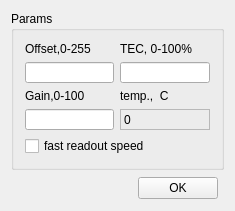
<?xml version="1.0" encoding="UTF-8"?>
<ui version="4.0">
 <class>cam_ui_qhy8lClass</class>
 <widget class="QWidget" name="cam_ui_qhy8lClass">
  <property name="geometry">
   <rect>
    <x>0</x>
    <y>0</y>
    <width>235</width>
    <height>211</height>
   </rect>
  </property>
  <property name="minimumSize">
   <size>
    <width>210</width>
    <height>211</height>
   </size>
  </property>
  <property name="maximumSize">
   <size>
    <width>270</width>
    <height>240</height>
   </size>
  </property>
  <property name="windowTitle">
   <string>cam_ui_qhy8l</string>
  </property>
  <layout class="QGridLayout" name="gridLayout">
   <item row="0" column="0" rowspan="2" colspan="3">
    <widget class="QGroupBox" name="ParamsGroupBox">
     <property name="sizePolicy">
      <sizepolicy hsizetype="MinimumExpanding" vsizetype="Preferred">
       <horstretch>0</horstretch>
       <verstretch>0</verstretch>
      </sizepolicy>
     </property>
     <property name="title">
      <string>Params</string>
     </property>
     <layout class="QGridLayout" name="gridLayout_2">
      <item row="0" column="0">
       <widget class="QLabel" name="label_2">
        <property name="text">
         <string>Offset,0-255</string>
        </property>
       </widget>
      </item>
      <item row="0" column="2">
       <widget class="QLabel" name="label_4">
        <property name="text">
         <string>TEC, 0-100%</string>
        </property>
       </widget>
      </item>
      <item row="1" column="0" colspan="2">
       <widget class="QLineEdit" name="OffsetEdit"/>
      </item>
      <item row="2" column="0">
       <widget class="QLabel" name="label_3">
        <property name="text">
         <string>Gain,0-100</string>
        </property>
       </widget>
      </item>
      <item row="3" column="0" colspan="2">
       <widget class="QLineEdit" name="GainEdit"/>
      </item>
      <item row="5" column="0">
       <spacer name="verticalSpacer">
        <property name="orientation">
         <enum>Qt::Vertical</enum>
        </property>
        <property name="sizeHint" stdset="0">
         <size>
          <width>20</width>
          <height>40</height>
         </size>
        </property>
       </spacer>
      </item>
      <item row="1" column="2">
       <widget class="QLineEdit" name="lineEdit_TEC"/>
      </item>
      <item row="2" column="2">
       <widget class="QLabel" name="label_5">
        <property name="text">
         <string>temp.,  C</string>
        </property>
       </widget>
      </item>
      <item row="3" column="2">
       <widget class="QLabel" name="label_Temperature">
        <property name="frameShape">
         <enum>QFrame::StyledPanel</enum>
        </property>
        <property name="frameShadow">
         <enum>QFrame::Sunken</enum>
        </property>
        <property name="text">
         <string>0</string>
        </property>
       </widget>
      </item>
      <item row="4" column="0" colspan="3">
       <widget class="QCheckBox" name="checkBox_FastSpeed">
        <property name="text">
         <string>fast readout speed</string>
        </property>
       </widget>
      </item>
     </layout>
    </widget>
   </item>
   <item row="2" column="0">
    <spacer name="horizontalSpacer">
     <property name="orientation">
      <enum>Qt::Horizontal</enum>
     </property>
     <property name="sizeHint" stdset="0">
      <size>
       <width>117</width>
       <height>24</height>
      </size>
     </property>
    </spacer>
   </item>
   <item row="2" column="1">
    <widget class="QPushButton" name="OkButton">
     <property name="text">
      <string>OK</string>
     </property>
    </widget>
   </item>
  </layout>
 </widget>
 <layoutdefault spacing="6" margin="11"/>
 <tabstops>
  <tabstop>OffsetEdit</tabstop>
  <tabstop>GainEdit</tabstop>
  <tabstop>lineEdit_TEC</tabstop>
  <tabstop>OkButton</tabstop>
 </tabstops>
 <resources/>
 <connections/>
</ui>
